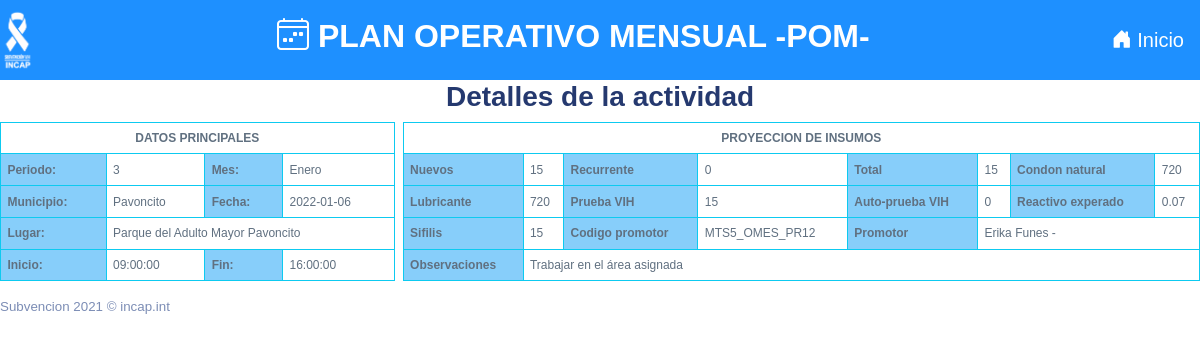
Page /vistas/enlacerp/pom/detallePom.php?id=7&sub=3 (signed in) on the committed database.
### tables this page shows
CREATE TABLE IF NOT EXISTS `pom` (
  `idPom` INT NOT NULL,
  `periodo` INT NULL,
  `mes` VARCHAR(16) NULL,
  `municipio` VARCHAR(16) NULL,
  `fecha` DATE NULL,
  `horaInicio` TIME NULL,
  `horaFin` TIME NULL,
  `lugar` TEXT NULL,
  `promotor_id` INT NOT NULL,
  `pNuevo` FLOAT NULL,
  `pRecurrente` FLOAT NULL,
  `cnatural` FLOAT NULL,
  `csabor` FLOAT NULL,
  `cfemenino` FLOAT NULL,
  `lubricante` FLOAT NULL,
  `pruebaVIH` FLOAT NULL,
  `autoprueba` FLOAT NULL,
  `reactivo` FLOAT NULL,
  `sifilis` FLOAT NULL,
  `observacion` TEXT NULL,
  `poa_id` INT NOT NULL,
  `estado` VARCHAR(24) NULL,
  `subreceptor_id` INT NOT NULL,
  `movil` TINYINT NULL DEFAULT 0,
  `supervisado` TINYINT NULL,
  `supervisor` VARCHAR(50) NULL,
  PRIMARY KEY (`idPom`));

CREATE TABLE IF NOT EXISTS `catalogo` (
  `codigo` VARCHAR(24) NOT NULL,
  `nombre` VARCHAR(100) NULL,
  `descripcion` TEXT NULL,
  `categoria` VARCHAR(32) NULL,
  PRIMARY KEY (`codigo`));

### vistas/enlacerp/pom/detallePom.php (the view, shortened to what this page needs)
<?php
include_once('../../../bd/conexion.php');
$SUBRECEPTOR =  $_GET['sub'];
$POM = $_GET['id'];
?>
<!DOCTYPE html>
<html lang="es">
<head>
    <link rel="stylesheet" href="../../../assets/css/bootstrap.css">
    <link rel="stylesheet" href="../../../assets/vendors/bootstrap-icons/bootstrap-icons.css">
    <link rel="stylesheet" href="../../../assets/vendors/alertifyjs/css/alertify.rtl.css">
    <link rel="stylesheet" href="../../../assets/vendors/alertifyjs/css/themes/default.css">
    <link rel="stylesheet" href="../../../assets/css/app.css">
</head>
<body>
    <body>
        <nav class="navbar navbar-dark" style="background-color:dodgerblue;">
            <img src="../../../assets/images/vihinvertido.png" width="35" alt="">
            <h2 class="text-white"><em class="bi bi-calendar4-week"></em> PLAN OPERATIVO MENSUAL -POM-</h2>
            <a class="navbar-brand" href="../../enlacerp/enlacerp.php"><em class="bi bi-house-door-fill"></em> Inicio</a>
        </nav>
        <section class="section">
            <div class="row" id="hsh">
                <h3 class="text-center">Detalles de la actividad</h3>
                <?php
                $sqlD = "SELECT DISTINCT t2.idPom, t2.periodo, t3.nombre AS mes, t4.nombre AS municipio, t2.lugar, t2.fecha,
                t2.horaInicio, t2.horaFin, t6.codigo, CONCAT(t6.nombre, ' ', t6.apellido) as nombres, t2.pNuevo, t2.pRecurrente,
                (t2.pNuevo + t2.pRecurrente) as total, t2.cnatural, t2.csabor, t2.cfemenino, t2.lubricante, t2.pruebaVIH, t2.autoprueba,
                t2.reactivo, t2.sifilis, t2.observacion, t2.estado FROM pom t2
                LEFT JOIN catalogo t3 ON t3.codigo = t2.mes
                LEFT JOIN catalogo t4 ON t4.codigo = t2.municipio
                LEFT JOIN promotor t5 ON t5.idPromotor = t2.promotor_id
                LEFT JOIN persona t6 ON t6.idPersona = t5.persona_id
                LEFT JOIN poa t7 ON t7.idPoa = t2.poa_id
                WHERE t7.subreceptor_id = $SUBRECEPTOR AND t2.idPom = $POM";
                $detallar = $enlace->query($sqlD);
                while ($detalles = $detallar->fetch_assoc()) {
                ?>
                    <div class="col-md-4">
                        <table class="table table-bordered border-info" style="font-size: 12px;" aria-describedby="Descripcion del pom">
                            <tr class="text-center">
                                <th scope="" colspan="4">DATOS PRINCIPALES</th>
                            </tr>
                            <tr>
                                <th scope="" style="background-color:lightskyblue;">Periodo:</th>
                                <td><?php echo $detalles['periodo']; ?></td>
                                <th scope="" style="background-color:lightskyblue;">Mes:</th>
                                <td><?php echo $detalles['mes']; ?></td>
                            </tr>
                            <tr>
                                <th scope="" style="background-color:lightskyblue;">Municipio:</th>
                                <td><?php echo $detalles['municipio']; ?></td>
                                <th scope="" style="background-color:lightskyblue;">Fecha:</th>
                                <td><?php echo $detalles['fecha']; ?></td>
                            </tr>
                            <tr>
                                <th scope="" style="background-color:lightskyblue;">Lugar:</th>
                                <td colspan="3"><?php echo $detalles['lugar']; ?></td>
                            </tr>
                            <tr>
                                <th scope="" style="background-color:lightskyblue;">Inicio:</th>
                                <td><?php echo $detalles['horaInicio']; ?></td>
                                <th scope="" style="background-color:lightskyblue;">Fin:</th>
                                <td><?php echo $detalles['horaFin']; ?></td>
                            </tr>
                        </table>
                    </div>
                    <div class="col-md-8">
                        <table class="table table-bordered border-info" style="font-size: 12px;" aria-describedby="">
                            <tr>
                                <th scope="" colspan="8" class="text-center">PROYECCION DE INSUMOS</th>
                            </tr>
                            <tr>
                                <th scope="" style="background-color:lightskyblue;">Nuevos</th>
                                <td><?php echo $detalles['pNuevo']; ?></td>
                                <th scope="" style="background-color:lightskyblue;">Recurrente</th>
                                <td><?php echo $detalles['pRecurrente']; ?></td>
                                <th scope="" style="background-color:lightskyblue;">Total</th>
                                <td><?php echo round($detalles['total'], 4); ?></td>
                                <th scope="" style="background-color:lightskyblue;">Condon natural</th>
                                <td><?php echo $detalles['cnatural']; ?></td>
                            </tr>
                            <tr>
                                <th scope="" style="background-color:lightskyblue;">Lubricante</th>
                                <td><?php echo $detalles['lubricante']; ?></td>
                                <th class="tprueba" scope="" style="background-color:lightskyblue;">Prueba VIH</th>
                                <td><?php echo $detalles['pruebaVIH']; ?></td>
                                <th scope="" style="background-color:lightskyblue;">Auto-prueba VIH</th>
                                <td><?php echo $detalles['autoprueba']; ?></td>
                                <th class="treactivo" scope="" style="background-color:lightskyblue;">Reactivo experado</th>
                                <td><?php echo $detalles['reactivo']; ?></td>
                            </tr>
                            <tr>
                                <th class="tsifilis" scope="" style="background-color:lightskyblue;">Sifilis</th>
                                <td><?php echo $detalles['sifilis']; ?></td>
                                <th scope="" style="background-color:lightskyblue;">Codigo promotor</th>
                                <td><?php echo $detalles['codigo']; ?></td>
                                <th scope="" style="background-color:lightskyblue;">Promotor</th>
                                <td colspan="3"><?php echo $detalles['nombres']; ?></td>
                            </tr>
                            <tr>
                                <th scope="" style="background-color:lightskyblue;">Observaciones</th>
                                <td colspan="8"><?php echo $detalles['observacion']; ?></td>
                            </tr>
                        </table>
                    </div>
                <?php } ?>
            </div>
        </section>
        <footer>
            <div class="footer clearfix mb-10 text-muted">
                <div class="float-start">
                    <p>Subvencion 2021 &copy; incap.int</p>
                </div>
            </div>
        </footer>
    </body>
</html>

### assets/css/app.css (style rules this page uses)
.bi { width:1rem; height:1rem }
a { text-decoration:none }
.mb-10, .my-10 { margin-bottom:3rem }

### vistas/enlacerp/pom/detallePom.php (style rules this page uses)
body { font-family: 'Nunito', sans-serif; font-size: smaller; }

### rows in the picture
pom: periodo "3", catalogo.nombre "Enero", catalogo.nombre "Pavoncito", fecha "2022-01-06", lugar "Parque del Adulto Mayor Pavoncito", horaInicio "09:00:00", horaFin "16:00:00", pNuevo "15", pRecurrente "0", total "15", cnatural "720", lubricante "720", pruebaVIH "15", autoprueba "0", reactivo "0.07", sifilis "15", codigo "MTS5_OMES_PR12", nombres "Erika Funes -", observacion "Trabajar en el área asignada"
